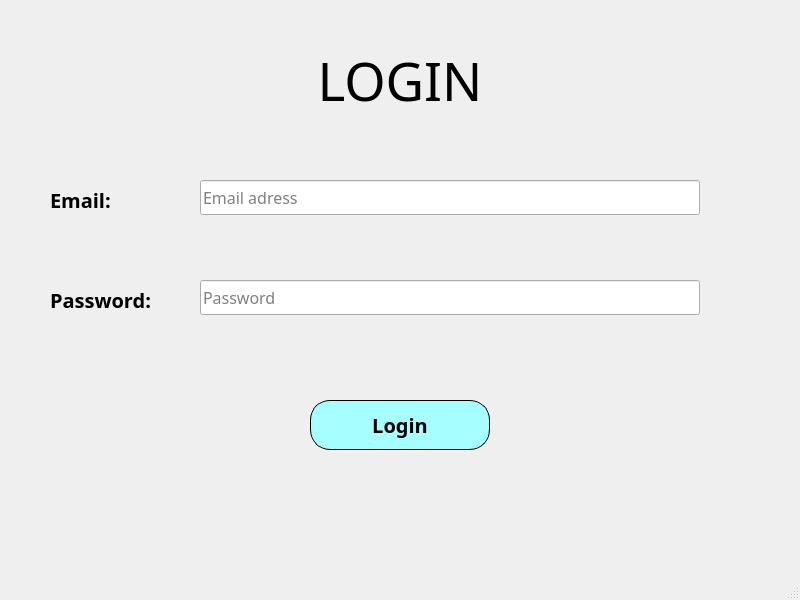
<?xml version="1.0" encoding="UTF-8"?>
<ui version="4.0">
 <class>MainWindow</class>
 <widget class="QMainWindow" name="MainWindow">
  <property name="geometry">
   <rect>
    <x>0</x>
    <y>0</y>
    <width>800</width>
    <height>600</height>
   </rect>
  </property>
  <property name="windowTitle">
   <string>MainWindow</string>
  </property>
  <widget class="QWidget" name="centralwidget">
   <widget class="QLabel" name="label">
    <property name="geometry">
     <rect>
      <x>200</x>
      <y>30</y>
      <width>400</width>
      <height>100</height>
     </rect>
    </property>
    <property name="font">
     <font>
      <family>Nunito Sans Normal ExtraBold</family>
      <pointsize>40</pointsize>
     </font>
    </property>
    <property name="text">
     <string>LOGIN</string>
    </property>
    <property name="alignment">
     <set>Qt::AlignCenter</set>
    </property>
   </widget>
   <widget class="QLineEdit" name="lineEdit_password">
    <property name="geometry">
     <rect>
      <x>200</x>
      <y>280</y>
      <width>500</width>
      <height>35</height>
     </rect>
    </property>
    <property name="font">
     <font>
      <family>Nunito Sans</family>
      <pointsize>12</pointsize>
     </font>
    </property>
    <property name="echoMode">
     <enum>QLineEdit::Password</enum>
    </property>
    <property name="placeholderText">
     <string>Password</string>
    </property>
   </widget>
   <widget class="QPushButton" name="btn_login">
    <property name="geometry">
     <rect>
      <x>310</x>
      <y>400</y>
      <width>180</width>
      <height>50</height>
     </rect>
    </property>
    <property name="font">
     <font>
      <family>Nunito Sans Normal ExtraBold</family>
      <pointsize>15</pointsize>
      <weight>75</weight>
      <bold>true</bold>
     </font>
    </property>
    <property name="styleSheet">
     <string notr="true">border-radius: 20px;
border: 1px solid black;
background: rgb(166, 254, 255)</string>
    </property>
    <property name="text">
     <string>Login</string>
    </property>
   </widget>
   <widget class="QLineEdit" name="lineEdit_email">
    <property name="geometry">
     <rect>
      <x>200</x>
      <y>180</y>
      <width>500</width>
      <height>35</height>
     </rect>
    </property>
    <property name="font">
     <font>
      <family>Nunito Sans</family>
      <pointsize>12</pointsize>
     </font>
    </property>
    <property name="placeholderText">
     <string>Email adress</string>
    </property>
   </widget>
   <widget class="QLabel" name="label_6">
    <property name="geometry">
     <rect>
      <x>50</x>
      <y>280</y>
      <width>150</width>
      <height>40</height>
     </rect>
    </property>
    <property name="font">
     <font>
      <family>Nunito Sans</family>
      <pointsize>15</pointsize>
      <weight>75</weight>
      <bold>true</bold>
     </font>
    </property>
    <property name="text">
     <string>Password:</string>
    </property>
   </widget>
   <widget class="QLabel" name="label_5">
    <property name="geometry">
     <rect>
      <x>50</x>
      <y>180</y>
      <width>150</width>
      <height>40</height>
     </rect>
    </property>
    <property name="font">
     <font>
      <family>Nunito Sans</family>
      <pointsize>15</pointsize>
      <weight>75</weight>
      <bold>true</bold>
     </font>
    </property>
    <property name="text">
     <string>Email:</string>
    </property>
   </widget>
  </widget>
  <widget class="QMenuBar" name="menubar">
   <property name="geometry">
    <rect>
     <x>0</x>
     <y>0</y>
     <width>800</width>
     <height>26</height>
    </rect>
   </property>
  </widget>
  <widget class="QStatusBar" name="statusbar"/>
 </widget>
 <resources/>
 <connections/>
</ui>
